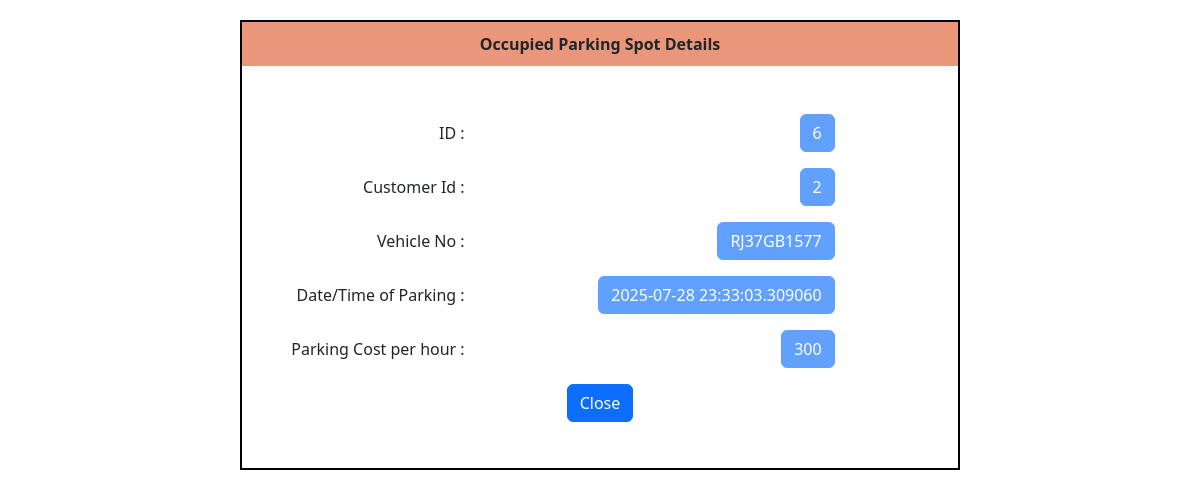
The app's page /occupied/1/6 with its own data.
### application/models.py (models this page shows)
class Parking_spot(db.Model):
    id = db.Column(db.Integer, primary_key= True)
    lot_id = db.Column(db.Integer, db.ForeignKey('parking_lot.id') ,nullable = False )
    status = db.Column(db.String(), default = 'available')
    occupied_user = db.Column(db.Integer , db.ForeignKey('users.id'))
    vehicle_no = db.Column(db.String())
    parking_time = db.Column(db.DateTime())

class Parking_lot(db.Model):
    id = db.Column(db.Integer , primary_key = True)
    prime_location_name = db.Column(db.String())
    Price = db.Column(db.Integer)
    Address = db.Column(db.String())
    Pin_code = db.Column(db.Integer , nullable = False)
    maximum_number_of_spots = db.Column(db.Integer)
    spot = db.relationship('Parking_spot' ,cascade = 'all,delete ,delete-orphan', backref = 'parking_lot')
    occupied_spot = db.Column(db.Integer)

### application/controllers.py (the view)
@app.route("/occupied/<int:lot_id>/<int:spot_id>")
def occupied(lot_id ,spot_id):
    this_lot = Parking_lot.query.filter_by(id = lot_id).first()
    spot = Parking_spot.query.filter_by(id = spot_id).first()
    return render_template("occupied_prk.html" , this_lot = this_lot , spot = spot )

### templates/occupied_prk.html (shortened to what this page needs)
<!DOCTYPE html>
<html lang="en">
<head>
    <link href="https://cdn.jsdelivr.net/npm/bootstrap@5.3.7/dist/css/bootstrap.min.css" rel="stylesheet">
</head>
<body>
    <div style="border: 2px solid black; width: 60%;height: 450px; margin: auto; margin-top: 20px;text-align: end;">
        <div style="text-align: center; padding: 10px; background-color: darksalmon;" ><b>Occupied Parking Spot Details</b></div>
        <div class="my-5">
           <div class="row mb-3">
            <label for="email" class="col-sm-4 col-form-label">ID :</label>
            <div class="col-sm-6">
            <button type="button" class="btn btn-primary" disabled>{{spot.id}}</button>
            </div>
        </div>
        <div class="row mb-3">
            <label for="add" class="col-sm-4 col-form-label">Customer Id :</label>
            <div class="col-sm-6">
            <button type="button" class="btn btn-primary" disabled>{{spot.occupied_user}}</button>
            </div>
        </div>
        <div class="row mb-3">
            <label for="pin" class="col-sm-4 col-form-label">Vehicle No  :</label>
            <div class="col-sm-6">
            <button type="button" class="btn btn-primary" disabled>{{spot.vehicle_no}}</button>
            </div>
        </div>
        <div class="row mb-3">
            <label for="name" class="col-sm-4 col-form-label" >Date/Time of Parking :</label>
            <div class="col-sm-6">
            <button type="button" class="btn btn-primary" disabled>{{spot.parking_time}}</button>
            </div>
        </div>
        <div class="row mb-3">
            <label for="name" class="col-sm-4 col-form-label" >Parking Cost per hour :</label>
            <div class="col-sm-6">
            <button type="button" class="btn btn-primary" disabled>{{this_lot.Price}}</button>
            </div>
        </div>
        <div class="d-flex justify-content-evenly">
            <div class="d-grid gap-4 d-md-block">
                <a class="btn btn-primary" href="/view_spot/{{this_lot.id}}/{{spot.id}}" role="button">Close</a>
            </div>
        </div>
    </div>
</body>
</html>

### records on screen
Parking_spot: id "6", occupied_user "2", vehicle_no "RJ37GB1577", parking_time "2025-07-28 23:33:03.309060"
Parking_lot: Price "300"
